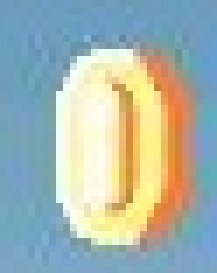
#> input picture coin.jpg, 31 x 39 px (shown 7 times larger)
$ python 'mamonts and treshold.py'   (Python 2 division)   (older library calls are emulated)
#> lines starting #> are read from the running program, lines starting #| are printed output that depends on the picture; after the words box and inside, x2 and y2 are one past the last pixel; in counts of white or black regions, pixels touching at a corner belong together
import cv2
import numpy as np
from matplotlib import pyplot as plt

#img_rgb = cv2.imread('mario.jpg')
marios_coins_Temple= ['black.jpg','black1.jpg','black2.jpg']
template = cv2.imread('coin.jpg',0)
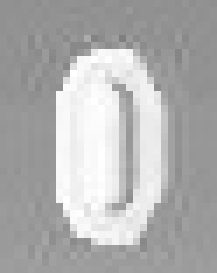
#> template: shape (39, 31) (shown 7 times larger); min 127, max 255, mean 175.6
w, h = template.shape[::-1]
#> w = 31; h = 39
i = 1
for img_rgb in marios_coins_Temple:
    img_rgb = cv2.imread(img_rgb,0)
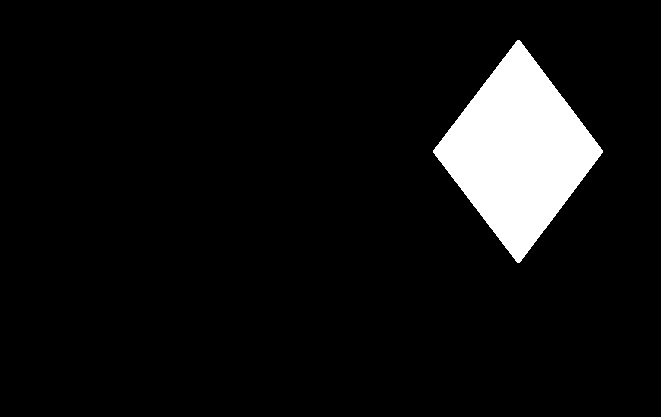
#> input picture black.jpg, 661 x 417 px
#> img_rgb is the input picture: shape (417, 661); min 0, max 255, mean 17.9
    ret,thresh = cv2.threshold(img_rgb,0,255,0)
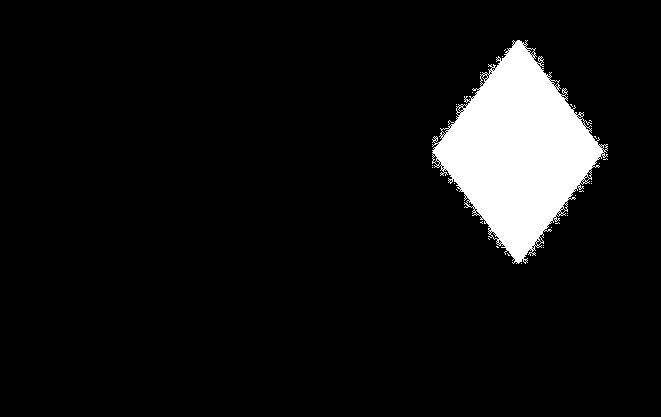
#> thresh: shape (417, 661); 7.4% white; 30 white regions (29 under 20 px)
    contours,hierarchy = cv2.findContours(thresh, 1, 2)
#> contours = 247 contours, 240 with area under 20; largest, box (x1, y1, x2, y2) and area: (432, 40, 608, 264) 20336, (490, 231, 500, 240) 30, (466, 200, 474, 208) 26, (480, 74, 486, 85) 26, (441, 128, 450, 135) 22, (550, 80, 559, 87) 22, (526, 48, 535, 55) 22
    try:
        cnt = contours[0]
#> cnt = [[521, 263]]
        M = cv2.moments(cnt)
#> M = moments, m00 0
        area = cv2.contourArea(cnt)
#> area = 0
        rect = cv2.minAreaRect(cnt)
#> rect = ((521, 263), (0, 0), -90)
        bx = cv2.cv.BoxPoints(rect)
#> bx = ((521, 263), (521, 263), (521, 263), (521, 263))
        bx = np.int0(bx)
#> bx = [[521, 263], [521, 263], [521, 263], [521, 263]]
        cv2.drawContours(img_rgb, [bx], 0,(100,100,100),2)
#> img_rgb: shape (417, 661); under 0.01% of pixels changed, all inside (x1, y1, x2, y2) = (520, 262, 523, 265)
        print "I see smth"
        cv2.imwrite('tmp'+str(i) +'.png',img_rgb)
        i = i + 1
    except:
        print "I see nth"
#> pass 2 of the loop `for img_rgb in marios_coins_Temple:`:
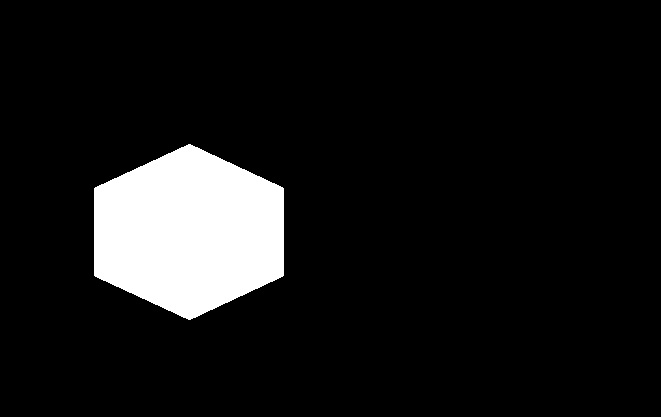
#> input picture black1.jpg, 661 x 417 px
#> img_rgb is the input picture: shape (417, 661); min 0, max 255, mean 23.3
#> `ret,thresh = cv2.threshold(img_rgb,0,255,0)`:
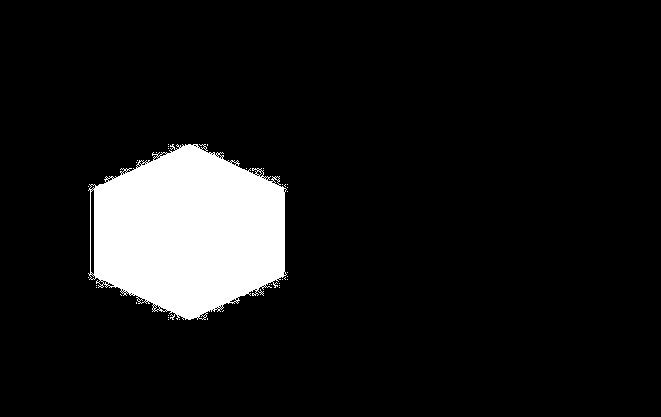
#> thresh: shape (417, 661); 9.5% white; 37 white regions (36 under 20 px)
#> contours = 174 contours, 171 with area under 20; largest, box (x1, y1, x2, y2) and area: (88, 144, 287, 320) 26113, (90, 189, 95, 275) 330, (273, 178, 280, 186) 20
#> cnt = [[179, 319]]
#> rect = ((179, 319), (0, 0), -90)
#> `bx = cv2.cv.BoxPoints(rect)`: bx = ((179, 319), (179, 319), (179, 319), (179, 319))
#> `bx = np.int0(bx)`: bx = [[179, 319], [179, 319], [179, 319], [179, 319]]
